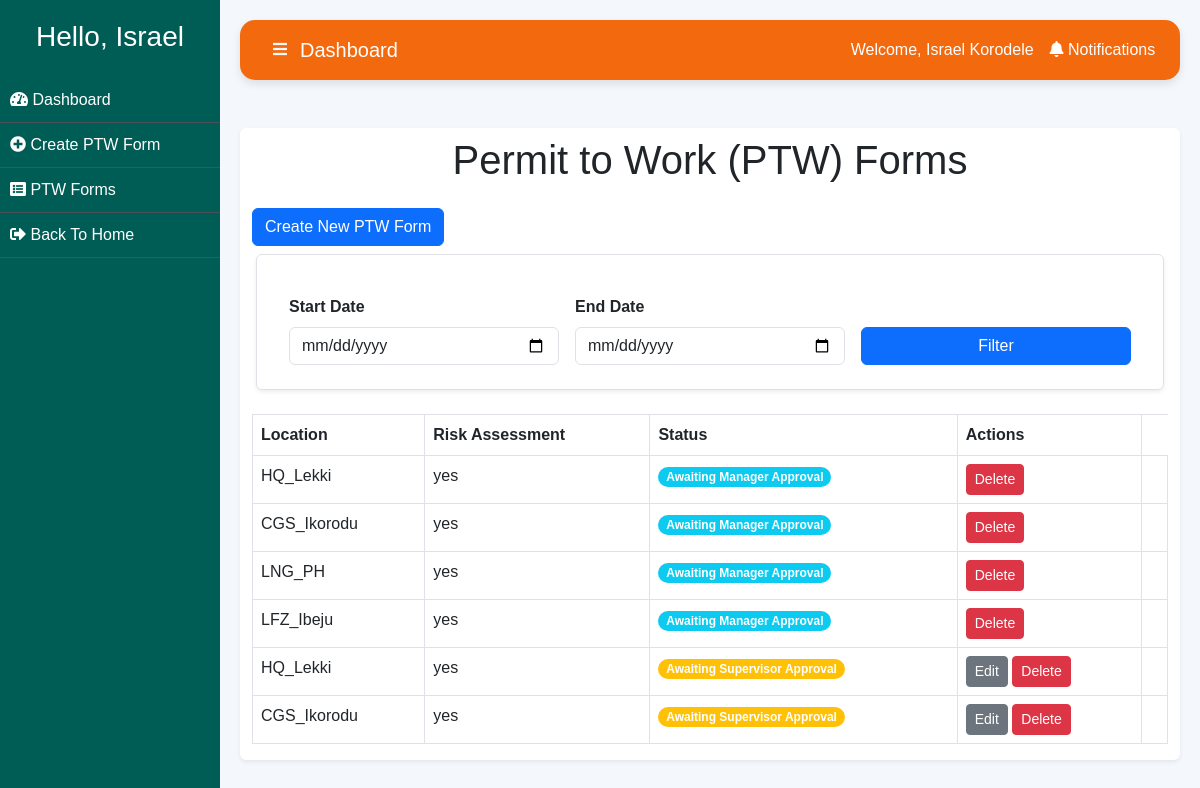
Screenshot of /list/ (signed in) with the database file from the repository.
### app/models.py (models this page shows, shortened)
class PTWForm(models.Model):
    user = models.ForeignKey(User, null=True, on_delete=models.CASCADE)
    date_submitted = models.DateTimeField(auto_now_add=True, null=True)
    location = models.CharField(max_length=255, choices=[
        ('HQ_Lekki', 'HQ_Lekki'),
        ('CGS_Ikorodu', 'CGS_Ikorodu'),
        ('LNG_PH', 'LNG_PH'),
        ('LFZ_Ibeju', 'LFZ_Ibeju'),
    ], blank=True, null=True)
    work_description = models.TextField(null=True)
    equipment_tools_materials = models.TextField(null=True)
    risk_assessment_done = models.CharField(max_length=3, choices=[('yes', 'Yes'), ('no', 'No')], null=True)
    attachment = models.FileField(upload_to='attachments/', null=True, blank=True)
    project_attachment = models.FileField(upload_to='attachments/', null=True, blank=True)
    start_datetime = models.DateTimeField(null=True)
    duration = models.CharField(max_length=255, null=True)
    days = models.IntegerField(null=True)
    workers_count = models.IntegerField(null=True)
    department = models.CharField(max_length=255, null=True)
    contractor = models.CharField(max_length=255, null=True)
    contractor_supervisor = models.CharField(max_length=255, null=True)
    work_place = models.ManyToManyField(SafetyPrecaution, blank=True)
    work_location_isolation = models.ManyToManyField(WorkLocationIsolation, blank=True)
    personal_safety = models.ManyToManyField(PersonalSafety, blank=True)
    additional_precautions = models.TextField(blank=True)
    supervisor_name = models.CharField(max_length=255, null=True)
    applicant_name = models.CharField(max_length=255, null=True)
    applicant_date = models.DateField(null=True)
    applicant_sign = models.CharField(max_length=255, null=True)
    facility_manager_name = models.CharField(max_length=255, null=True)
    facility_manager_date = models.DateField(null=True)
    facility_manager_sign = models.CharField(max_length=255, null=True)
    certificates_required = models.CharField(max_length=255, choices=[
        ('CERTIFICATE_FOR_EXCAVATION_WORK', 'CERTIFICATE_FOR_EXCAVATION_WORK'),
        ('CERTIFICATE_FOR_HOT_WORK', 'CERTIFICATE_FOR_HOT_WORK'),
        ('CERTIFICATE_FOR_ELECTRICAL_WORK', 'CERTIFICATE_FOR_ELECTRICAL_WORK'),
        ('GAS_TEST_FORM', 'GAS_TEST_FORM'),
        ('CERTIFICATE_FOR_CONFINED_SPACES', 'CERTIFICATE_FOR_CONFINED_SPACES'),
        ('NOT_APPLICABLE', 'NOT_APPLICABLE'),
    ], blank=True, null=True)
    valid_from = models.DateField(null=True)
    valid_to = models.DateField(null=True)
    initials = models.CharField(max_length=100, null=True)
    contractor_name = models.CharField(max_length=255, null=True)
    contractor_date = models.DateField(null=True)
    contractor_sign = models.CharField(max_length=255, null=True)
    hseq_name = models.CharField(max_length=255, null=True)
    hseq_date = models.DateField(null=True)
    hseq_sign = models.CharField(max_length=255, null=True)
    manager_name = models.CharField(max_length=255, null=True)
    manager_date = models.DateField(null=True)
    manager_sign = models.CharField(max_length=255, null=True)
    status = models.CharField(
        max_length=20,
        choices=[
            ('awaiting_supervisor', 'Awaiting Supervisor Approval'),
            ('supervisor_signed', 'Supervisor Signed'),
            ('awaiting_manager', 'Awaiting Manager Approval'),
            ('manager_signed', 'Manager Signed'),
            ('approved', 'Approved'),
            ('disapproved', 'Disapproved'),
        ],
        default='awaiting_supervisor',
    )

### app/decorators.py (the view)
		def wrapper_func(request, *args, **kwargs):
			group = None
			if request.user.groups.exists():
				group = request.user.groups.all()[0].name
			if group in allowed_roles:
				return view_func(request, *args, **kwargs)
			else:
				return HttpResponse('''
                    <h1>You are not authorized to view this page</h1>
                    <button onclick="window.history.back();">Go Back</button>
                ''')

### app/templates/form_list.html (shortened to what this page needs)
{% extends 'base.html' %}
{% block content %}
<div class="container shadow-sm bg-white mt-6" style="border-radius: 0.375rem;">
    <div class="card-body">
        <h1 class="text-center mb-4 mt-2 pt-2">Permit to Work (PTW) Forms</h1>
        {% if is_vendor %}
        <a href="{% url 'app:create_form' %}" class="btn btn-primary mb-3" >Create New PTW Form</a>
        {% endif %}
        <div class="container mt-2 mb-4">
            <form method="get" class="row g-3 align-items-end shadow-sm p-4  rounded border">
                <div class="col-md-4">
                    <label for="start_date" class="form-label fw-bold">Start Date</label>
                    <input type="date" id="start_date" name="start_date" class="form-control"
                           value="{{ request.GET.start_date }}">
                </div>
                <div class="col-md-4">
                    <label for="end_date" class="form-label fw-bold">End Date</label>
                    <input type="date" id="end_date" name="end_date" class="form-control"
                           value="{{ request.GET.end_date }}">
                </div>
                <div class="col-md-4 text-end">
                    <button type="submit" class="btn btn-primary w-100">
                         Filter
                    </button>
                </div>
            </form>
        </div>
        <div class="table-responsive">
            <table class="table table-bordered">
                <thead>
                    <tr>
                        <th scope="col">Location</th>
                        <th scope="col">Risk Assessment</th>
                        <th scope="col">Status</th>
                        <th scope="col">Actions</th>
                    </tr>
                </thead>
                <tbody>
                    {% if submissions %}
                        {% for submission in submissions %}
                        <tr>
                            <td>{{ submission.location }}</td>
                            <td>{{ submission.risk_assessment_done }}</td>
                            <td>
                                <span class="badge rounded-pill
                                    {% if submission.status == 'awaiting_supervisor' %} bg-warning
                                    {% elif submission.status == 'awaiting_manager' %} bg-info
                                    {% elif submission.status == 'approved' %} bg-success
                                    {% elif submission.status == 'disapproved' %} bg-secondary
                                    {% endif %}">
                                    {% if submission.status == 'awaiting_supervisor' %} Awaiting Supervisor Approval
                                    {% elif submission.status == 'awaiting_manager' %} Awaiting Manager Approval
                                    {% elif submission.status == 'approved' %} Approved
                                    {% elif submission.status == 'disapproved' %} Disapproved
                                    {% endif %}
                                </span>
                            </td>
                            <td>
                                {% if is_vendor %}
                                {% if submission.status == 'approved' %}
                                    <a href="#" class="btn btn-sm btn-secondary mb-1">Print</a>
                                {% elif submission.status == 'awaiting_supervisor' %}
                                    <a href="{% url 'app:edit_form' submission.pk %}" class="btn btn-sm btn-secondary">Edit</a>
                                {% endif %}
                                    <form action="{% url 'app:delete_form' submission.pk %}" method="post" style="display: inline;" class="pb-2">
                                        <button type="submit" class="btn btn-sm btn-danger">Delete</button>
                                    </form>
                                {% elif is_supervisor or is_manager %}
                                    <a href="{% url 'app:view_form' submission.pk %}" class="btn btn-sm btn-info">View</a>
                                {% endif %}
                                </td>
                                <td>
                            </td>
                        </tr>
                        {% endfor %}
                    {% else %}
                        <tr>
                            <td colspan="6">No submissions found.</td>
                        </tr>
                    {% endif %}
                </tbody>
            </table>
        </div>
    </div>
</div>
{% endblock content %}

### app/templates/base.html (shortened to what this page needs)
{% load static %}
<!DOCTYPE html>
<html lang="en">
<head>
    <link href="https://cdn.jsdelivr.net/npm/bootstrap@5.3.0-alpha1/dist/css/bootstrap.min.css" rel="stylesheet">
    <link rel="stylesheet" href="https://cdnjs.cloudflare.com/ajax/libs/font-awesome/5.15.3/css/all.min.css">
    <link href="https://cdn.jsdelivr.net/npm/aos@2.3.4/dist/aos.css" rel="stylesheet">
</head>
<body>
    <div class="sidebar" id="sidebar">
        <div class="text-center text-white mb-4">
            <h3>Hello, {{request.user.first_name}}</h3>
        </div>
        {% if is_staff %}
            <a href="{% url 'app:client' %}" ><i class="fas fa-tachometer-alt"></i> Dashboard</a>
            <a href="{% url 'app:create_nhis' %}"><i class="fas fa-plus-circle"></i> Create NHIR Form</a>
            <a href="{% url 'app:nhis_list' %}"><i class="fas fa-list-alt"></i> NHIR Forms</a>
            <a href="{% url 'app:dashboard' %}"><i class="fas fa-sign-out-alt"></i> Back To Home</a>
        {% elif is_vendor %}
        <a href="{% url 'app:client' %}" ><i class="fas fa-tachometer-alt"></i> Dashboard</a>
        <a href="{% url 'app:create_form' %}"><i class="fas fa-plus-circle"></i> Create PTW Form</a>
        <a href="{% url 'app:form_list' %}"><i class="fas fa-list-alt"></i> PTW Forms</a>
        <a href="{% url 'app:dashboard' %}"><i class="fas fa-sign-out-alt"></i> Back To Home</a>
        {% endif %}
    </div>
    <div class="content" id="content">
        <nav class="top-navbar navbar navbar-expand-lg d-flex justify-content-between mb-5">
            <button class="btn text-light" id="toggleSidebar">
                <i class="fas fa-bars"></i>
            </button>
            {% if is_staff or is_vendor  %}
                <a class="navbar-brand" href="{% url 'app:client' %}">Dashboard</a>
            {% elif is_supervisor %}
                <a class="navbar-brand" href="{% url 'app:supervisor' %}">Supervisor Dashboard</a>
            {% else %}
                <a class="navbar-brand" href="{% url 'app:manager' %}">Manager Dashboard</a>
            {% endif %}
            <div class="d-flex align-items-center ms-auto">
                <span class="user-name me-3">Welcome, {{request.user.first_name}} {{request.user.last_name}}</span>
                <a class="nav-link" href="{% url 'app:notifications' %}" style="padding-right: 0.3rem;">
                    <i class="fas fa-bell"></i>
                    Notifications
                  </a>
            </div>
        </nav>
        {% block content%}
		{% endblock %}
</body>
</html>

### app/templates/base.html (style rules this page uses)
body { font-family: Arial, sans-serif; background-color: #f4f7fc; }
.sidebar { background-color: #005d55; min-height: 100vh; padding-top: 20px; transition: width 0.3s; width: 220px; position: fixed; top: 0; bottom: 0; }
.sidebar a { color: white; text-decoration: none; padding: 10px; display: block; border-bottom: 1px solid #495057; }
.content { margin-left: 220px; padding: 20px; transition: margin-left 0.3s ease; }
.top-navbar { background-color:rgb(243, 105, 14); color: white; padding: 10px 20px; border-radius: 15px; box-shadow: 0 4px 8px rgba(0, 0, 0, 0.1); transition: background-color 0.3s ease; }
.top-navbar .navbar-brand { color: white; }
.top-navbar .nav-link { color: white; }
.top-navbar .user-name { color: white; font-size: 1rem; }

### rows the page displays
PTWForm: location "HQ_Lekki", risk_assessment_done "yes", status "Awaiting Manager Approval"
PTWForm: location "CGS_Ikorodu", risk_assessment_done "yes", status "Awaiting Manager Approval"
PTWForm: location "LNG_PH", risk_assessment_done "yes", status "Awaiting Manager Approval"
PTWForm: location "LFZ_Ibeju", risk_assessment_done "yes", status "Awaiting Manager Approval"
PTWForm: location "HQ_Lekki", risk_assessment_done "yes", shows "Awaiting Supervisor Approval", shows "Edit"
PTWForm: location "CGS_Ikorodu", risk_assessment_done "yes", shows "Awaiting Supervisor Approval", shows "Edit"

### other values shown
{{ request.user.first_name }} "Israel"
{{ request.user.last_name }} "Korodele"
